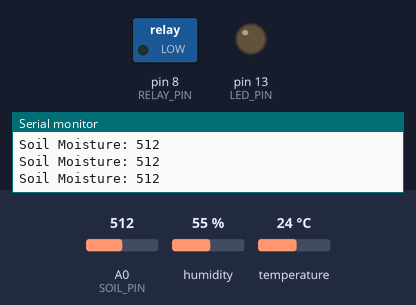
The sketch below on a simulated Arduino Uno, built with avr-gcc and run on an emulated ATmega328P. On the bench: switched loads named in the sketch (green lamp = pin HIGH), output pins drawn as LEDs (lit = HIGH), the last lines printed to the serial monitor. Inputs (shaded band) come from the test bench; at power-on: A0 (SOIL_PIN) = 512, humidity 55 %, temperature 24 °C.

Above: at 1.3 s.
1.4 s: A0 (SOIL_PIN) set to 412
2.9 s: A0 (SOIL_PIN) set to 381
At 3.4 s:
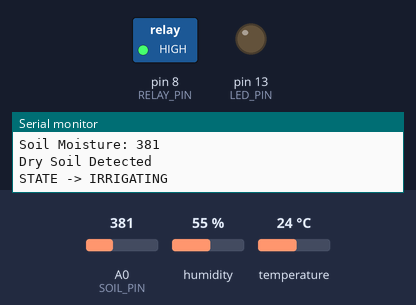
At 4.3 s:
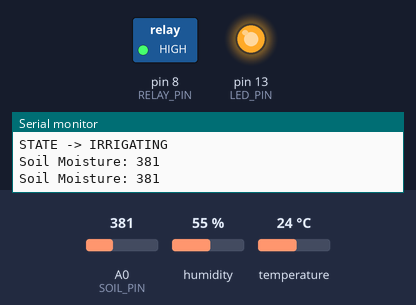
Timing chart, 0 to 10.1 s (numbered marks = the images above; inputs shaded):
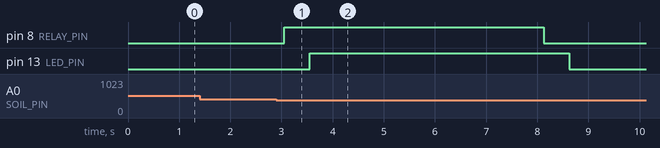

Measured:
- the behaviour switches between 400 and 399 on A0 (SOIL_PIN) (found by bisection; images 0 and 1)
- after the input at 2.9 s, pin 8 (RELAY_PIN): LOW → HIGH after 0.15 s, → LOW 5.1 s later; pin 13 (LED_PIN): LOW → HIGH after 0.65 s, → LOW 5.1 s later

The sketch:

state_machine.ino
```cpp
#include <DHT.h>

#define DHTPIN 2
#define DHTTYPE DHT11

#define SOIL_PIN A0
#define RELAY_PIN 8

#define LED_PIN 13

DHT dht(DHTPIN, DHTTYPE);

enum State {
  IDLE,
  IRRIGATING,
  COOLDOWN,
  FAULT
};

State currentState = IDLE;

const int soilThreshold = 400;

const unsigned long irrigationTime = 5000; // 5 seconds
const unsigned long cooldownTime = 10000;  // 10 seconds

unsigned long stateStartTime = 0;

int dhtFailCount = 0;

void setup() {
  Serial.begin(9600);

  pinMode(RELAY_PIN, OUTPUT);

  // Valve closed initially
  digitalWrite(RELAY_PIN, LOW);

  pinMode(LED_PIN, OUTPUT);
  digitalWrite(LED_PIN, LOW);

  dht.begin();

  Serial.println("System Started");
  Serial.println("STATE -> IDLE");
}

void loop() {

  float humidity = dht.readHumidity();

  // Check DHT status
  if (isnan(humidity)) {

    dhtFailCount++;

    Serial.print("DHT Error Count: ");
    Serial.println(dhtFailCount);

    if (dhtFailCount >= 3) {
      currentState = FAULT;
      Serial.println("STATE -> FAULT");
    }

  } else {
    dhtFailCount = 0;
  }

  int soilValue = analogRead(SOIL_PIN);

  Serial.print("Soil Moisture: ");
  Serial.println(soilValue);

  switch (currentState) {

    case IDLE:

      // Valve Closed
      digitalWrite(RELAY_PIN, LOW);
      digitalWrite(LED_PIN, LOW);

      if (soilValue < soilThreshold && dhtFailCount == 0) {

        currentState = IRRIGATING;
        stateStartTime = millis();

        Serial.println("Dry Soil Detected");
        Serial.println("STATE -> IRRIGATING");

        // Valve Open
        digitalWrite(RELAY_PIN, HIGH);
      }

      break;

    case IRRIGATING:

      // Valve Open
      digitalWrite(RELAY_PIN, HIGH);
      digitalWrite(LED_PIN, HIGH);

      if (millis() - stateStartTime >= irrigationTime) {

        // Valve Closed
        digitalWrite(RELAY_PIN, LOW);

        currentState = COOLDOWN;
        stateStartTime = millis();

        Serial.println("Watering Complete");
        Serial.println("STATE -> COOLDOWN");
      }

      break;

    case COOLDOWN:

      // Valve Closed
      digitalWrite(RELAY_PIN, LOW);
      digitalWrite(LED_PIN, LOW);

      if (millis() - stateStartTime >= cooldownTime) {

        currentState = IDLE;

        Serial.println("Cooldown Complete");
        Serial.println("STATE -> IDLE");
      }

      break;

    case FAULT:

      // Valve Closed
      digitalWrite(RELAY_PIN, LOW);

      digitalWrite(LED_PIN, HIGH);
      delay(250);
      digitalWrite(LED_PIN, LOW);
      delay(250);

      Serial.println("FAULT: DHT Sensor Failure");
      delay(2000);

      break;
  }

  delay(500);
}
```
